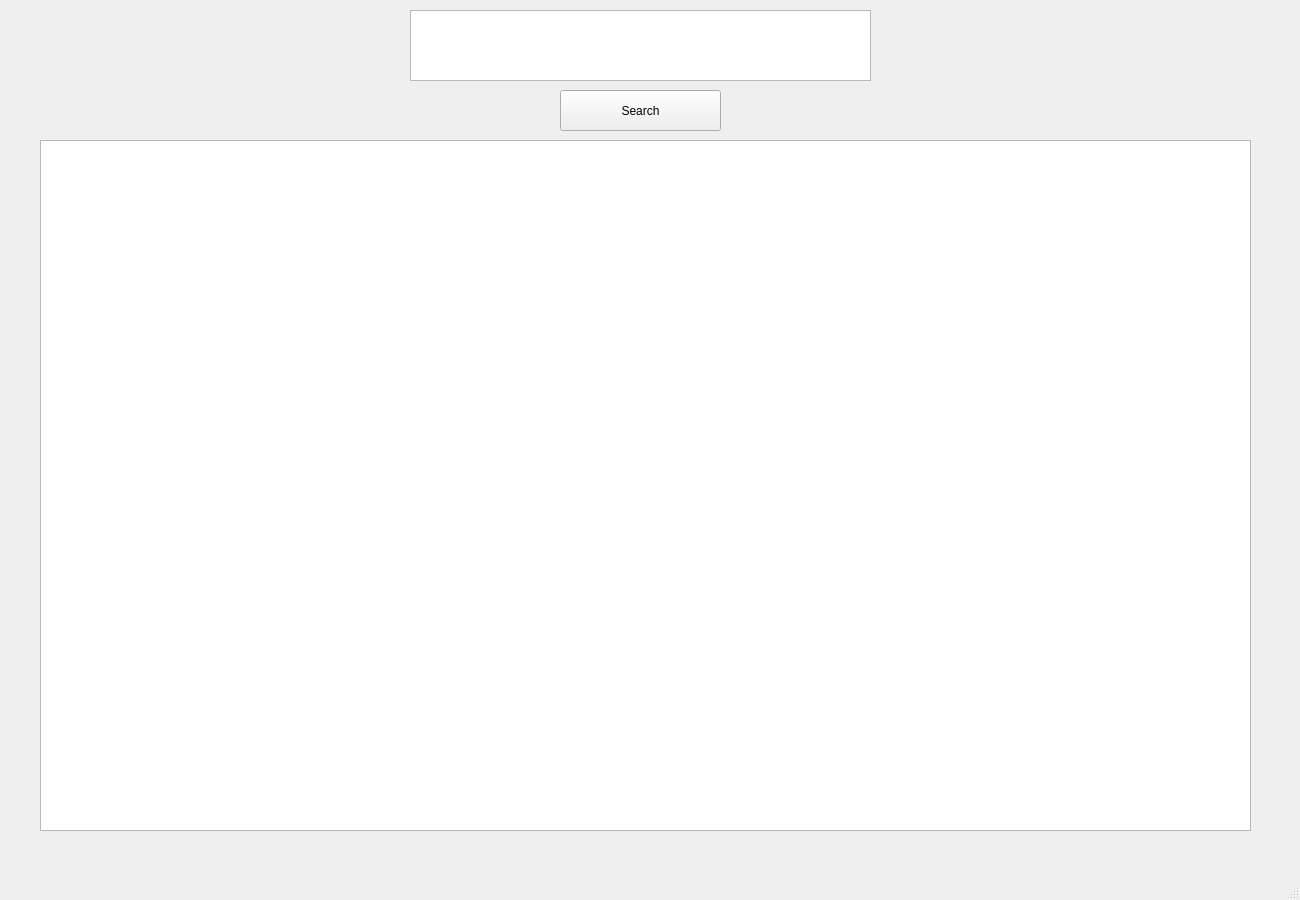
<?xml version="1.0" encoding="UTF-8"?>
<ui version="4.0">
 <class>Background</class>
 <widget class="QMainWindow" name="Background">
  <property name="geometry">
   <rect>
    <x>0</x>
    <y>0</y>
    <width>1300</width>
    <height>900</height>
   </rect>
  </property>
  <property name="minimumSize">
   <size>
    <width>1300</width>
    <height>900</height>
   </size>
  </property>
  <property name="maximumSize">
   <size>
    <width>1300</width>
    <height>900</height>
   </size>
  </property>
  <property name="windowTitle">
   <string>86 &quot;Eighty-Six&quot; Wiki Fandom</string>
  </property>
  <property name="windowIcon">
   <iconset>
    <normaloff>banner.png</normaloff>banner.png</iconset>
  </property>
  <property name="styleSheet">
   <string notr="true">background: url(:/shineilenabg/bg.jpg)</string>
  </property>
  <widget class="QWidget" name="centralwidget">
   <widget class="QTextEdit" name="inputtext">
    <property name="geometry">
     <rect>
      <x>410</x>
      <y>10</y>
      <width>461</width>
      <height>71</height>
     </rect>
    </property>
    <property name="styleSheet">
     <string notr="true">background-image: url(:/input white/white screen.jpg);
font: 60 30pt &quot;Angsana New&quot;;</string>
    </property>
   </widget>
   <widget class="QPushButton" name="searchbutton">
    <property name="geometry">
     <rect>
      <x>560</x>
      <y>90</y>
      <width>161</width>
      <height>41</height>
     </rect>
    </property>
    <property name="styleSheet">
     <string notr="true">font: 24pt &quot;Angsana New&quot;;
background-image: url(:/background/bg.jpg);</string>
    </property>
    <property name="text">
     <string>Search</string>
    </property>
   </widget>
   <widget class="QPlainTextEdit" name="displaytext">
    <property name="enabled">
     <bool>true</bool>
    </property>
    <property name="geometry">
     <rect>
      <x>40</x>
      <y>140</y>
      <width>1211</width>
      <height>691</height>
     </rect>
    </property>
    <property name="styleSheet">
     <string notr="true">background-image: url(:/input white/white screen.jpg);</string>
    </property>
   </widget>
   <zorder>displaytext</zorder>
   <zorder>inputtext</zorder>
   <zorder>searchbutton</zorder>
  </widget>
  <widget class="QMenuBar" name="menubar">
   <property name="geometry">
    <rect>
     <x>0</x>
     <y>0</y>
     <width>1300</width>
     <height>21</height>
    </rect>
   </property>
  </widget>
  <widget class="QStatusBar" name="statusbar"/>
 </widget>
 <resources>
  <include location="BGqrc.qrc"/>
  <include location="BGqrc_rc.py"/>
 </resources>
 <connections/>
</ui>
